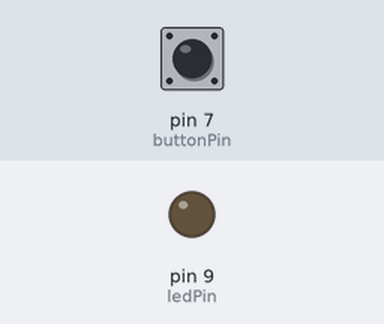
A sketch run on a simulated Arduino Uno, built with avr-gcc and run on an emulated ATmega328P. Shown: output pins drawn as LEDs (lit = HIGH). The inputs (shaded band) are chosen by the test bench; at power-on: pin 7 (buttonPin) LOW.

Above: at 1.2 s.
1.3 s: pin 7 (buttonPin) pulled HIGH for 0.15 s
At 1.37 s:
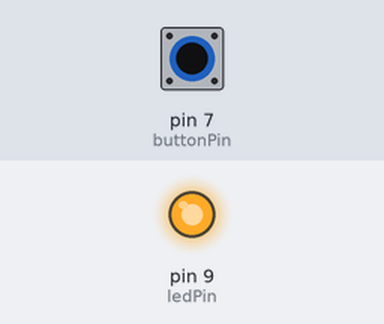
2.9 s: pin 7 (buttonPin) pulled HIGH for 3.2 s
At 7.1 s:
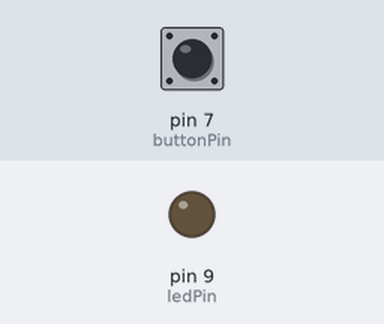
Timing chart, 0 to 8.6 s (numbered marks = the images above; inputs shaded):
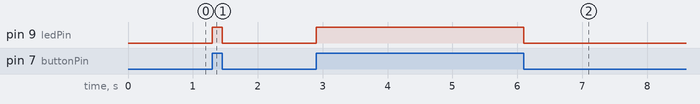

The sketch:

button_and_led.ino
```cpp
int ledPin = 9;     // LED connected to digital pin 9
int buttonPin = 7;  // Button connected to digital pin 7
int buttonState = 0;

void setup() {
  pinMode(ledPin, OUTPUT);     // Set the LED pin as output
  pinMode(buttonPin, INPUT);    // Set the button pin as input
}

void loop() {
  buttonState = digitalRead(buttonPin); // Read the state of the button

  if (buttonState == HIGH) {
    digitalWrite(ledPin, HIGH);  // Turn on the LED
  } else {
    digitalWrite(ledPin, LOW);   // Turn off the LED
  }
}
```

Measured:
- after the input at 1.3 s, pin 9 (ledPin): LOW → HIGH at once, → LOW 0.15 s later
- after the input at 2.9 s, pin 9 (ledPin): LOW → HIGH at once, → LOW 3.2 s later
